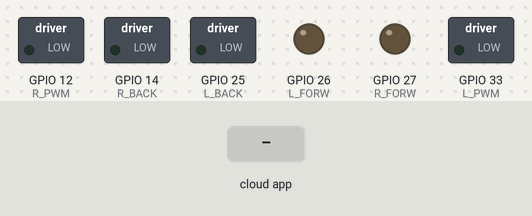
Recording of a sketch running on a simulated ESP32. Parts: switched loads named in the sketch (green lamp = pin HIGH), output pins drawn as LEDs (lit = HIGH). The test bench sets the inputs (shaded band). The ROS host is connected and sends only what is stated.

Above: at 3.2 s.
3.3 s: the phone or cloud app sets linear.x to -100
At 3.9 s:
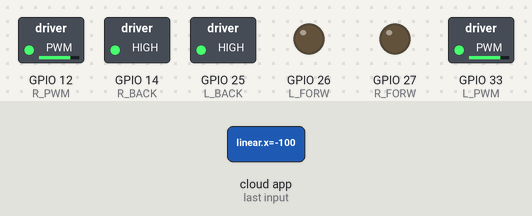
4.8 s: the phone or cloud app sets angular.z to -100
At 6.0 s:
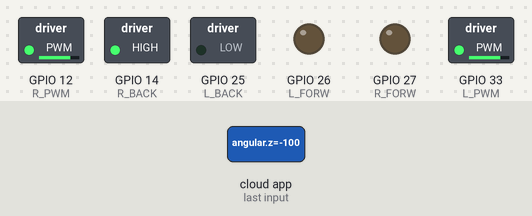
6.3 s: the phone or cloud app sets linear.x to 0
At 7.4 s:
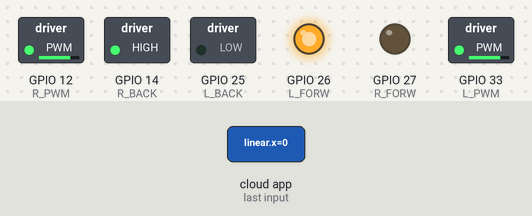
7.8 s: the phone or cloud app sets angular.z to 100
At 8.5 s:
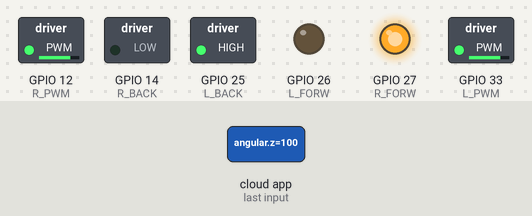
9.3 s: the phone or cloud app sets linear.x to 100
At 9.7 s:
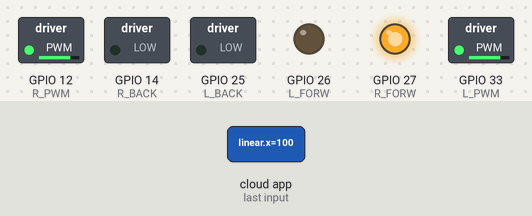
10.8 s: the phone or cloud app sets angular.z to 0
At 12.0 s:
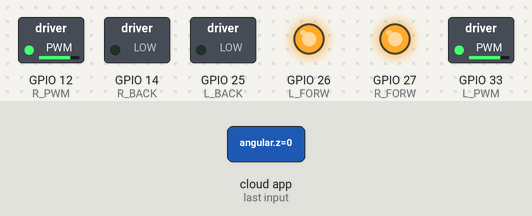
Timing chart, 0 to 13.3 s (numbered marks = the images above; inputs shaded):
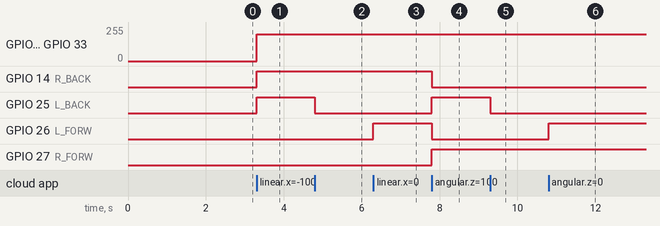

The sketch:

cmd_vel_to_pwm_serial.ino
```cpp
/*

*/


#include <ros.h>
#include <geometry_msgs/Twist.h>

ros::NodeHandle  nh;

const uint8_t R_PWM =  12;
const uint8_t R_BACK = 14;
const uint8_t R_FORW = 27;

const uint8_t L_PWM =  33;
const uint8_t L_BACK = 25;
const uint8_t L_FORW = 26;

const uint8_t channel_L =0;
const uint8_t channel_R= 1;

float left_wheel;
float right_wheel;


void cmdVel_to_pwm_cb( const geometry_msgs::Twist& velocity_msg){

    right_wheel = (velocity_msg.linear.x + velocity_msg.angular.z ) / 2 ;
    left_wheel = (velocity_msg.linear.x - velocity_msg.angular.z ) /2 ;
    direction();
    speed();
    if ( velocity_msg.linear.x ==0.0 & velocity_msg.angular.z ==0.0){
        stop();
    }
    // Serial.print(left_wheel);Serial.print(" / ");Serial.println(right_wheel);

}


ros::Subscriber<geometry_msgs::Twist> sub("/cmd_vel", &cmdVel_to_pwm_cb );

void setup(){
nh.initNode();
nh.subscribe(sub);
// Serial.begin(115200);
pin_def();
stop();
// Serial.println("Get Ready");
delay(2000);
}

void pin_def(){

  const int freq = 5000;
  const int res = 8;

  pinMode(L_PWM,  OUTPUT);
  pinMode(L_FORW, OUTPUT);
  pinMode(L_BACK, OUTPUT);
  pinMode(R_PWM,  OUTPUT);
  pinMode(R_FORW, OUTPUT);
  pinMode(R_BACK, OUTPUT);

  ledcSetup(channel_R ,freq , res);
  ledcSetup(channel_L ,freq , res);

  ledcAttachPin(R_PWM,channel_R);
  ledcAttachPin(L_PWM,channel_L);

}


void loop(){

  nh.spinOnce();

}

void direction(){
    digitalWrite(L_FORW, left_wheel >0 );
    digitalWrite(L_BACK,left_wheel < 0);
    digitalWrite(R_FORW,right_wheel > 0 );
    digitalWrite(R_BACK,right_wheel < 0);
}

void speed (){
    ledcWrite(channel_R, 200);
    ledcWrite(channel_L, 200);
}

void stop()
{

   ledcWrite(channel_R, 0);
   ledcWrite(channel_L, 0);
}
```

Measured:
- after the input at 3.3 s, GPIO 12 (R_PWM), GPIO 33 (L_PWM): 0/255 → 199/255 at once; GPIO 14 (R_BACK), GPIO 25 (L_BACK): LOW → HIGH at once
- after the input at 4.8 s, GPIO 25 (L_BACK): HIGH → LOW at once
- after the input at 6.3 s, GPIO 26 (L_FORW): LOW → HIGH at once
- after the input at 7.8 s, GPIO 14 (R_BACK), GPIO 26 (L_FORW): HIGH → LOW at once; GPIO 25 (L_BACK), GPIO 27 (R_FORW): LOW → HIGH at once
- after the input at 9.3 s, GPIO 25 (L_BACK): HIGH → LOW at once
- after the input at 10.8 s, GPIO 26 (L_FORW): LOW → HIGH at once
